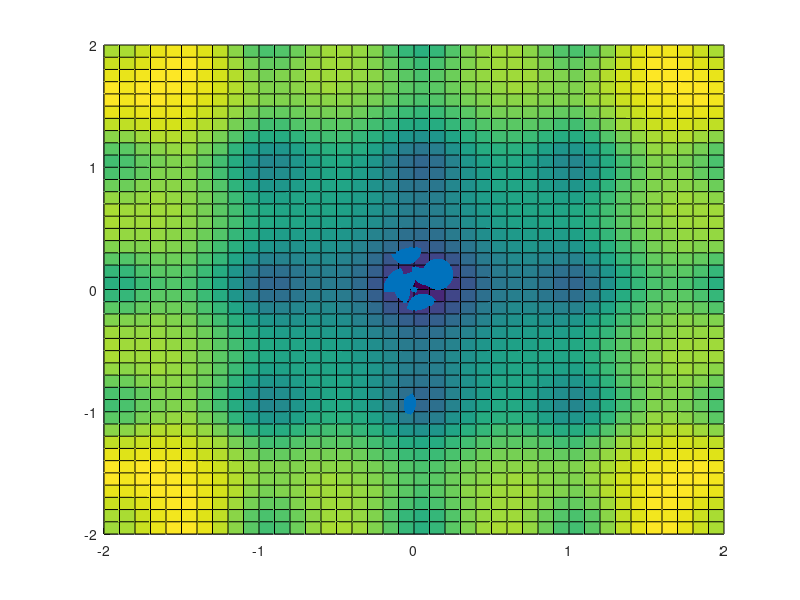

The MATLAB script that drew this image:
function [best,fmin]=Hahn_cuckoo_searchA()
%William Hahn
tic
clf
n=10; %agents
prob=0.5; %
error=.51%1.0e-5; 
nd=2; %dimensions
bound = 2; %search bound

resolution=20;

[X,Y] = meshgrid(-bound:bound/resolution:bound, -bound:bound/resolution:bound);

Z=f(X,Y);
surf(X,Y,Z)
view(0,90)



Lb=-bound*ones(1,nd);
Ub=bound*ones(1,nd);

for i=1:n,
    agent(i,:)=Lb+(Ub-Lb).*rand(size(Lb));
end

fitness=10^10*ones(n,1);
fmin=10^10;
bestagent=agent(1,:);


while (fmin>error),
    
   
    P=rand(size(agent))>prob;
    
    stepsize=rand*(agent(randperm(n),:)-agent(randperm(n),:)); %Crossover operator
    
    newagent=agent+stepsize.*P;
    
    
    a=f(agent(:,1),agent(:,2));
    b=f(newagent(:,1),newagent(:,2));
    c= b < a;
    
    [fmin,d]=min(a);
    best=agent(d,:);
    agent(c,:)=newagent(c,:);
    
   
    clf
    surf(X,Y,Z)
    view(0,90)
    hold on
    scatter3(agent(:,1),agent(:,2),a,500,'wp','filled')
    axis([-bound bound -bound bound])
    pause(0.1)
   
    
end


toc




function z=f(x1,x2)

% z=(sin(x1).*exp((1-cos(x2)).^2) + cos(x2).*exp((1-sin(x1)).^2) + (x1-x2).^2).*double(abs(x1)<16).*double(abs(x2)<16);


% z=(1.5 - x1 + x1.*x2).^2 + (2.25 - x1 + x1.*x2.^2).^2 + (2.625 - x1 + x1.*x2.^3).^2;


z=20*(1 - exp(-0.2*sqrt(0.5*(x1.^2 + x2.^2))))- exp(0.5*(cos(2*pi*x1) + cos(2*pi*x2))) + exp(1);


% z=-2*exp(-.01*(x1-5).^2 - .01*(x2-5).^2);    
 
 

 

